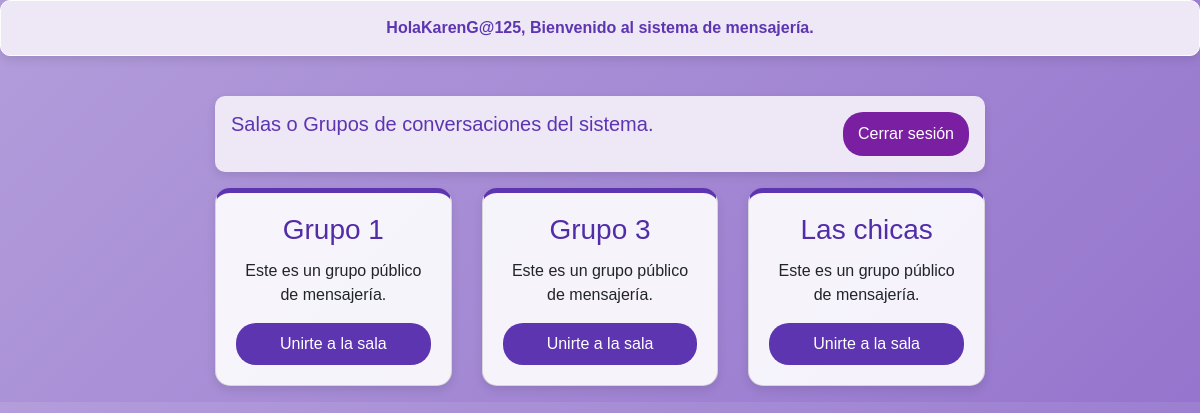
The app's page / (signed in) with its own data.
### chatapp/models.py (models this page shows, shortened)
class Room(models.Model):
    name = models.CharField(max_length=20)
    slug = models.SlugField(max_length=100)

### chatapp/views.py (the view)
# urls.py: path("", views.rooms, name="rooms"),
def rooms(request):
    rooms=Room.objects.all()
    return render(request, "rooms.html",{"rooms":rooms})

### templates/rooms.html (shortened to what this page needs)
{% extends 'base.html' %}
{% block content %}
{% if user.is_authenticated %}
<div class="container">
  <div class="alert d-flex justify-content-between" role="alert">
    <h5>Salas o Grupos de conversaciones del sistema.</h5>
    <form action="{% url 'logout' %}" method="post">
      <button type="submit" class="btn btn-logout">Cerrar sesión</button>
    </form>
  </div>
  {% if rooms %}
    <div class="row">
      {% for room in rooms %}
        <div class="col-md-4 d-flex pb-3">
          <div class="card text-center">
            <h3 class="card-title">{{ room.name }}</h3>
            <p class="card-text">Este es un grupo público de mensajería.</p>
            <a href="/{{ room.slug }}" class="btn btn-room">Unirte a la sala</a>
          </div>
        </div>
      {% endfor %}
    </div>
  {% else %}
    <p class="text-center text-white">No existen salas de conversación!</p>
  {% endif %}
</div>
{% endif %}
{% endblock %}

### templates/base.html (shortened to what this page needs)
<!doctype html>
<html lang="en">
  <head>
    <link rel="stylesheet" href="https://cdn.jsdelivr.net/npm/bootstrap@4.3.1/dist/css/bootstrap.min.css">
  </head>
  <body>
    {% block header%}
    <div class="alert alert-light text-center d-flex justify-content-center align-items-center" role="alert">
      Hola <b> {{ user.username }} </b>, Bienvenido al sistema de mensajería.
    </div>
      <br/>
    {% endblock %}
    <main>
      {% block content %}
      {% endblock %}
    </main>
  </body>
</html>

### templates/base.html (style rules this page uses)
.card { max-width: initial; }

### templates/rooms.html (style rules this page uses)
body { background: linear-gradient(135deg, #b39ddb, #9575cd); font-family: 'Poppins', sans-serif; }
.container { max-width: 800px; margin: auto; }
.alert { background: #ede7f6; color: #5e35b1; font-weight: bold; border-radius: 10px; padding: 15px; box-shadow: 0 4px 10px rgba(0, 0, 0, 0.1); }
.btn-logout { background: #7b1fa2; color: white; border: none; padding: 10px 15px; border-radius: 20px; transition: background 0.3s, transform 0.2s; }
.card { background: rgba(255, 255, 255, 0.9); border-radius: 15px; padding: 20px; box-shadow: 0 4px 10px rgba(0, 0, 0, 0.1); transition: transform 0.3s; border-top: 5px solid #5e35b1; }
.card-title { color: #512da8; }
.btn-room { background: #5e35b1; color: white; border-radius: 20px; padding: 8px 15px; transition: background 0.3s, transform 0.2s; }

### records on screen
Room: name "Grupo 1"
Room: name "Grupo 3"
Room: name "Las chicas"

### other values on screen
{{ user.username }} "KarenG@125"
